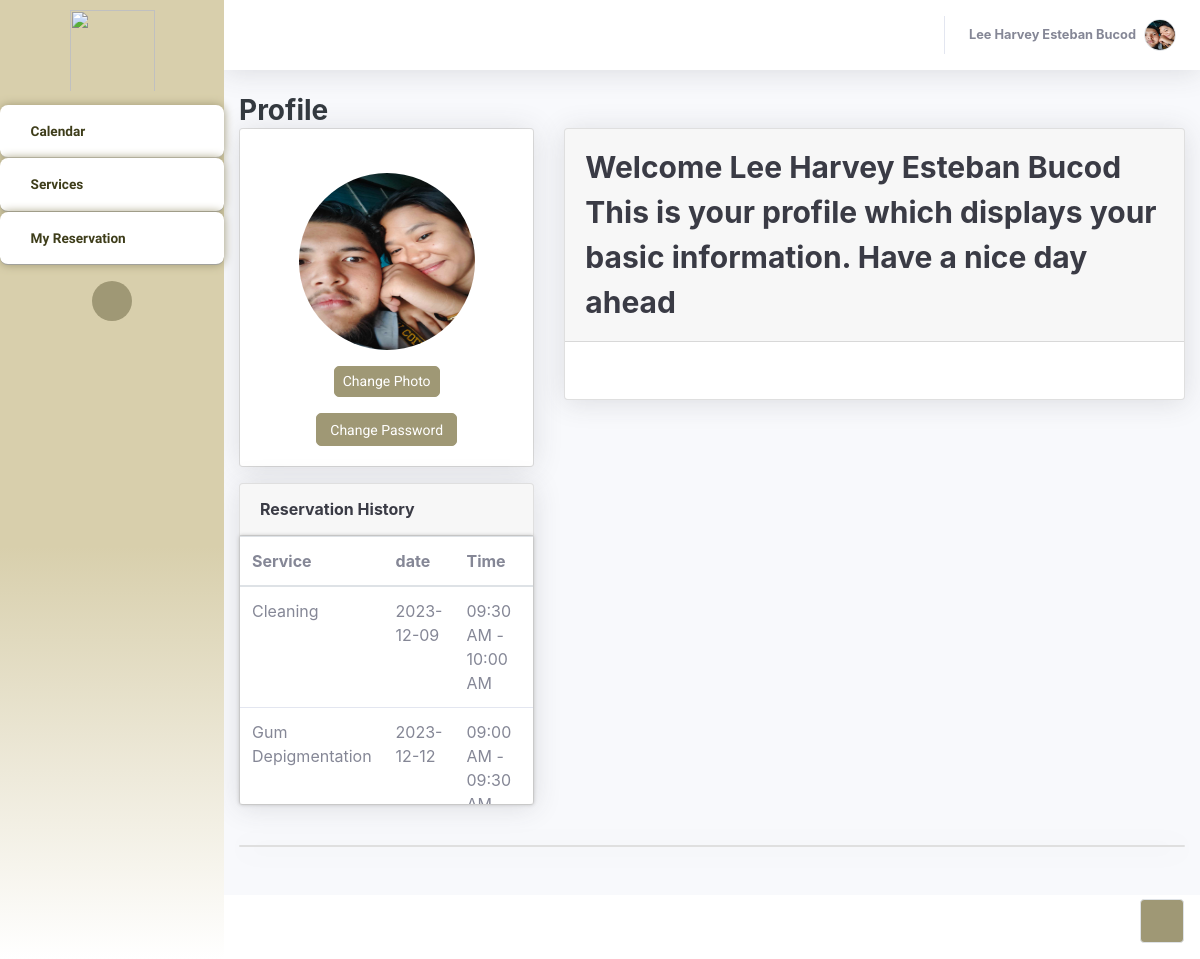
The app's page /Thesis1/Admin/patientProfile.php (signed in) with its own data.
### tables this page shows
CREATE TABLE `patients_user` (
  `userID` int(11) NOT NULL,
  `Email` varchar(255) NOT NULL,
  `Name` varchar(255) NOT NULL,
  `Address` varchar(255) NOT NULL,
  `PhoneNumber` varchar(255) NOT NULL,
  `Password` varchar(55) NOT NULL,
  `Hash` varchar(255) NOT NULL,
  `Access` varchar(25) NOT NULL,
  `Active` int(11) NOT NULL DEFAULT 0,
  `profilePic` varchar(255) NOT NULL,
  `last_activity` timestamp NOT NULL DEFAULT current_timestamp() ON UPDATE current_timestamp(),
  `activation_timestamp` timestamp NOT NULL DEFAULT current_timestamp()
);

CREATE TABLE `bookinglog` (
  `resID` int(11) NOT NULL,
  `userID` int(11) NOT NULL,
  `serviceName` varchar(255) NOT NULL,
  `date` date NOT NULL,
  `timeslot` varchar(255) NOT NULL,
  `remarks` varchar(255) NOT NULL,
  `admin_remarks` varchar(255) NOT NULL DEFAULT 'None',
  `walk_in_name` varchar(255) NOT NULL,
  `status` varchar(255) NOT NULL,
  `FamMemberName` varchar(255) NOT NULL DEFAULT 'N/A',
  `confirmationHash` varchar(255) NOT NULL,
  `timestamp` timestamp NOT NULL DEFAULT current_timestamp() ON UPDATE current_timestamp()
);

### Thesis1/Admin/patientProfile.php (the view, shortened to what this page needs)
<?php
     $con = connection();
     $user = $_SESSION['UserLogin'];
     $userID = $_SESSION['UserID'];
?>
<!DOCTYPE html>
<html lang="en">
<head>
    <link rel="stylesheet" href="assets/bootstrap/css/bootstrap.min.css">
    <link rel="stylesheet" href="assets/fonts/fontawesome-all.min.css">
    <link rel="stylesheet" href="assets/css/aguilaraldo1_section_contact.css">
    <link rel="stylesheet" href="assets/css/Availability---Manage-availability-bookings-appointments_v1.css">
    <link rel="stylesheet" href="assets/css/Basic-Footer.css">
    <link rel="stylesheet" href="assets/css/Black-Navbar.css">
    <link rel="stylesheet" href="assets/css/Block-Responsive-Item-List.css">
    <link rel="stylesheet" href="assets/css/Bootstrap-Calendar.css">
    <link rel="stylesheet" href="assets/css/carousel-circulo.css">
    <link rel="stylesheet" href="assets/css/Carousel-Hero-1.css">
    <link rel="stylesheet" href="assets/css/Carousel-Hero.css">
    <link rel="stylesheet" href="assets/css/Diagonal-div-section.css">
    <link rel="stylesheet" href="assets/css/Feature-Section-MD.css">
    <link rel="stylesheet" href="https://djpsoftwarecdn.azureedge.net/availabilitycss-v1/availability.min.css">
    <link rel="stylesheet" href="assets/css/Login-Form-Basic-icons.css">
    <link rel="stylesheet" href="assets/css/Ultimate-Event-Calendar.css">
    <link rel="stylesheet" href="assets/bootstrap/css/bootstrap.min.css">
    <link rel="stylesheet" href="assets/fonts/fontawesome-all.min.css">
    <link rel="stylesheet" href="assets/css/aguilaraldo1_section_contact.css">
    <link rel="stylesheet" href="assets/css/Availability---Manage-availability-bookings-appointments_v1.css">
    <link rel="stylesheet" href="assets/css/Basic-Footer.css">
    <link rel="stylesheet" href="assets/css/Black-Navbar.css">
    <link rel="stylesheet" href="assets/css/Block-Responsive-Item-List.css">
    <link rel="stylesheet" href="assets/css/Bootstrap-Calendar.css">
    <link rel="stylesheet" href="assets/css/carousel-circulo.css">
    <link rel="stylesheet" href="assets/css/Carousel-Hero-1.css">
    <link rel="stylesheet" href="assets/css/Carousel-Hero.css">
    <link rel="stylesheet" href="assets/css/Diagonal-div-section.css">
    <link rel="stylesheet" href="assets/css/Feature-Section-MD.css">
    <link rel="stylesheet" href="https://djpsoftwarecdn.azureedge.net/availabilitycss-v1/availability.min.css">
    <link rel="stylesheet" href="assets/css/Login-Form-Basic-icons.css">
    <link rel="stylesheet" href="assets/css/Ultimate-Event-Calendar.css">
    <link rel="stylesheet" href="assets/bootstrap/css/bootstrap.min.css">
    <link rel="stylesheet" href="assets/fonts/fontawesome-all.min.css">
    <link rel="stylesheet" href="assets/fonts/ionicons.min.css">
    <link rel="stylesheet" href="assets/css/aguilaraldo1_section_contact.css">
    <link rel="stylesheet" href="assets/css/Availability---Manage-availability-bookings-appointments_v1.css">
    <link rel="stylesheet" href="assets/css/Basic-Footer.css">
    <link rel="stylesheet" href="assets/css/Black-Navbar.css">
    <link rel="stylesheet" href="assets/css/Block-Responsive-Item-List.css">
    <link rel="stylesheet" href="assets/css/Bootstrap-Calendar.css">
    <link rel="stylesheet" href="assets/css/carousel-circulo.css">
    <link rel="stylesheet" href="assets/css/Carousel-Hero-1.css">
    <link rel="stylesheet" href="assets/css/Carousel-Hero.css">
    <link rel="stylesheet" href="assets/css/Diagonal-div-section.css">
    <link rel="stylesheet" href="assets/css/Feature-Section-MD.css">
    <link rel="stylesheet" href="https://djpsoftwarecdn.azureedge.net/availabilitycss-v1/availability.min.css">
    <link rel="stylesheet" href="assets/css/Login-Form-Basic-icons.css">
    <link rel="stylesheet" href="assets/css/Ultimate-Event-Calendar.css">
    <link rel="stylesheet" href="assets/css/Ultimate-Event-Calendar.css">
    <link rel="stylesheet" href="https://cdnjs.cloudflare.com/ajax/libs/fullcalendar/3.4.0/fullcalendar.css" />
  <link rel="stylesheet" href="https://cdnjs.cloudflare.com/ajax/libs/twitter-bootstrap/4.0.0-alpha.6/css/bootstrap.css" />
</head>
<body id="page-top">
    <div id="wrapper">
        <nav class="navbar navbar-dark align-items-start sidebar sidebar-dark accordion bg-gradient-primary p-0" style="border-color: rgb(255,255,255);background: linear-gradient(#d8cfac 57%, white 100%), #a6a263;border-radius: -1px;">
            <div class="container-fluid d-flex flex-column p-0"><img src="assets/img/Picsart_23-04-17_12-49-06-946.png" width="85" height="91" style="margin-left: 0px;padding-bottom: 0px;padding-top: 10px;">
                <ul class="navbar-nav text-light" id="accordionSidebar">
                    <li class="nav-item"><a class="nav-link" href="patientInterface.php" style="background: #ffffff;border-radius: 8px;margin-top: 13px;border-color: var(--bs-blue);border-top-width: 1px;border-top-color: #95947c;border-bottom: 1px outset rgba(149,148,124,0.33);box-shadow: 0px 0px 10px rgb(159,152,117);--bs-body-bg: #fff;"><i class="far fa-calendar" style="color: #3e3d1a;"></i><span style="background: transparent;color: #3e3d1a;font-family: 'Albert Sans', sans-serif;font-weight: bold;">Calendar</span></a></li>
                    <li class="nav-item"><a class="nav-link" style="background: #ffffff;font-weight: bold;color: var(--bs-black);border-radius: 8px;border-bottom: 1px outset rgba(149,148,124,0.49);box-shadow: 0px 0px 10px rgb(159,152,117);" href="patientServices.php"><i class="fas fa-hands" style="color: #3e3d1a;"></i><span style="color: #3e3d1a;font-family: 'Albert Sans', sans-serif;">Services</span></a><a class="nav-link active" style="background: #ffffff;font-weight: bold;color: var(--bs-black);border-radius: 8px;border-bottom: 1px outset rgba(149,148,124,0.49);box-shadow: 0px 0px 10px rgb(159,152,117);" href="PatientsOwnReservation.php"><i class="icon ion-ios-paper-outline" style="color: #3e3d1a;"></i><span style="color: #3e3d1a;font-family: 'Albert Sans', sans-serif;">My Reservation</span></a></li>
                </ul>
                <div class="text-center d-none d-md-inline"><button class="btn rounded-circle border-0" id="sidebarToggle" type="button" style="background: rgb(159,152,117);"></button></div>
            </div>
        </nav>
        <div class="d-flex flex-column" id="content-wrapper">
            <div id="content">
                <nav class="navbar navbar-light navbar-expand bg-white shadow mb-4 topbar static-top" style="background: rgb(255,255,255);border-color: rgb(255,0,0);">
                    <div class="container-fluid">
                        <ul class="navbar-nav flex-nowrap ms-auto">
                            <li class="nav-item dropdown no-arrow">
                                <div class="nav-item dropdown no-arrow"><a class="dropdown-toggle nav-link" aria-expanded="false" data-bs-toggle="dropdown" href="#"><span class="d-none d-lg-inline me-2 text-gray-600 small" style="font-weight: bold;color: var(--bs-black);"><?php
                                  echo  $user;
                                  $profilestmt = "SELECT profilePic FROM patients_user WHERE userID = $userID";
                                    $exeProfile = $con->query($profilestmt);
                                    $row = $exeProfile->fetch_assoc();
                                    if($row)
                                    {
                                        $profilePic = $row['profilePic'];
                                        echo '</span><img class="border rounded-circle img-profile" src="'.$profilePic.'"></a>';
                                    }
                                ?>
                                </div>
                            </li>
                        </ul>
                    </div>
                </nav>
                <div class="container-fluid">
                    <h3 class="text-dark mb-0" style="font-weight: bold;">Profile</h3>
                    <div class="row mb-3">
                        <div class="col-lg-4">
                            <div class="card mb-3">
                                <?php
                                    $profilestmt = "SELECT profilePic FROM patients_user WHERE userID = $userID";
                                    $exeProfile = $con->query($profilestmt);
                                    $row = $exeProfile->fetch_assoc();
                                    if($row){
                                        $profPic = $row['profilePic'];
                                        echo "<div class='card-body text-center shadow'><img class='rounded-circle mb-3 mt-4' src='".$profPic."' width='176' height='177'>";
                                    }
                                ?>
                                    <div class="mb-3"><button class="btn btn-primary btn-sm" type="button" data-bs-toggle="modal" data-bs-target="#modal-2"  style="background: rgb(159,152,117);border-radius: 5px;border-color: rgb(159,152,117);">Change Photo</button></div><button class="btn btn-primary" type="button" data-bs-toggle="modal" data-bs-target="#modal-1" style="background: rgb(159,152,117);border-color: rgb(159,152,117);border-radius: 5px;height: 33px;width: 140.828px;font-size: 14px;">Change Password</button>
                                </div>
                            </div>
                            <div class="card shadow mb-4">
                                <div class="card-header py-3">
                                    <h6 class="text-primary fw-bold m-0"><span style="color: rgb(58, 59, 69);">Reservation History</span></h6>
                                </div>
                                <div class="table-responsive" style="height: 268px;border-color: rgb(0,0,0);box-shadow: 0px 0px 4px rgb(170,170,170);">
                                <table class="table" id="dataTable">
                                    <thead >
                                        <tr>
                                        <th>Service</th>
                                        <th>date</th>
                                        <th>Time</th>
                                        <th>Status</th>
                                        </tr>
                                    </thead>
                                    <tbody>
                                        <?php
                                        $retrieveQuery = "SELECT `resID`, `serviceName`, `Date`, `status`,`timeslot` FROM bookinglog WHERE userID = '$userID'";
                                        $result =  $con -> query($retrieveQuery);
                                        while($row = mysqli_fetch_assoc($result)){
                                            $ID = $row['resID'];
                                            $service = $row['serviceName'];
                                            $startDate = $row['Date'];
                                            $timeslot = $row['timeslot'];
                                            $status = $row['status'];
                                        echo '<tr>
                                        <td class="hidden-column">'.$ID.'</td>
                                        <td>'.$service.'</td>
                                        <td>'.$startDate.'</td>
                                        <td>'.$timeslot.'</td>
                                        <td>'.$status.'</td>
                                        </tr>';
                                        }
                                        ?>
                                    </tbody>
                                </table>
                            </div>
                            </div>
                        </div>
                        <div class="col-lg-8">
                            <div class="row">
                                <div class="col">
                                    <div class="card shadow mb-3">
                                        <div class="card-header py-3">
                                            <p class="text-primary m-0 fw-bold" style="font-size: 30px;"><span style="color: rgb(58, 59, 69);"><?php
                                                echo "Welcome". " ". $user." ". " This is your profile which displays your basic information. Have a nice day ahead";
                                            ?></span></p>
                                        </div>
                                        <div class="card-body">
                                            <form>
                                                <div class="row">
                                                    <div class="col"></div>
                                                </div>
                                            </form>
                                        </div>
                                    </div>
                                </div>
                            </div>
                        </div>
                    </div>
                    <div class="card shadow mb-5"></div>
                </div>
            </div>
            <footer class="bg-white sticky-footer">
            </footer>
        </div><a class="border rounded d-inline scroll-to-top" href="#page-top" style="background: rgb(159,152,117);"><i class="fas fa-angle-up"></i></a>
    </div>
    <link rel="stylesheet" href="https://cdn.jsdelivr.net/npm/bootstrap@4.0.0/dist/css/bootstrap.min.css">
</body>
</html>

### Thesis1/Admin/assets/css/aguilaraldo1_section_contact.css (style rules this page uses)
.navbar { z-index: 1; }

### Thesis1/Admin/assets/css/Black-Navbar.css (style rules this page uses)
.navbar { margin-bottom: 0; }
.btn { border-radius: 0; }
.btn { font-family: 'Roboto'; font-weight: 400; }

### Thesis1/Admin/assets/css/Feature-Section-MD.css (style rules this page uses)
.waves-effect, a { -webkit-tap-highlight-color: transparent; }
.alert, .breadcrumb, .card, .card .card-header, .dropdown-menu, .file-custom, .input-group-addon, .jumbotron, .list-group .list-group-item, .modal-content, .nav .nav-link, .nav-tabs, .navbar, .navbar-toggler, .page-item:first-child .page-link, .page-item:last-child .page-link, .pagination-lg .page-item:first-child .page-link, .pagination-lg .page-item:last-child .page-link, .pagination-sm .page-item:first-child .page-link, .pagination-sm .page-item:last-child .page-link, .popover, .tag, .tooltip-inner, img { -moz-border-radius: 0px; -ms-border-radius: 0px; -o-border-radius: 0px; border-radius: 0px; }
.divider-new, .text-fluid, h1, h2, h3, h4, h5, h6 { font-weight: 300; }

### records on screen
patients_user: profilePic (picture)
bookinglog: serviceName "Cleaning", date "2023-12-09", timeslot "09:30 AM - 10:00 AM"
bookinglog: serviceName "Gum Depigmentation", date "2023-12-12", timeslot "09:00 AM - 09:30…"

### other values on screen
$user "Lee Harvey Esteban Bucod"
